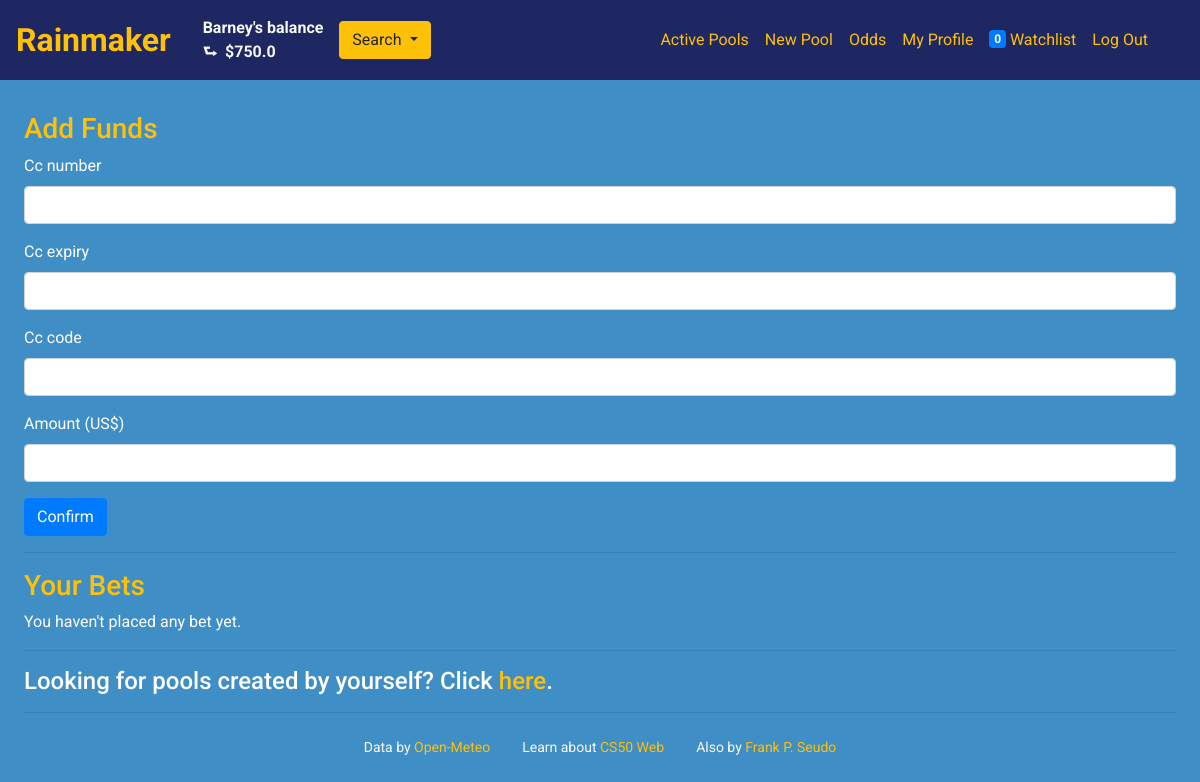
The app's page /profile (signed in) with its own data.
### gambling/models.py (models this page shows)
class User(AbstractUser):
    balance = models.FloatField(default=0)
    pass

### gambling/views.py (the view)
# urls.py: path("profile", views.profile, name="profile"),
@login_required
def profile(request):
    form = AddFundForm()
    bets = Bet.objects.filter(punter=request.user)
    pools = []
    if bets:
        for bet in bets:
            pools.append(bet.pool)
    pools = sortAndProcess(request, pools, TIME_SLOTS)
    return render(request, "gambling/profile.html", {
        "form": form,
        "pools": pools,
        })

### gambling/views.py
class AddFundForm(forms.Form):
    cc_number = CardNumberField(label='Card Number')
    cc_expiry = CardExpiryField(label='Expiration Date')
    cc_code = SecurityCodeField(label='CVV/CVC')
    fund = forms.FloatField(label="Amount (US$)", min_value=0.0)

### gambling/helpers.py (called while the page is built, shortened)
def sortAndProcess(request, pools, TIME_SLOTS):
    pools = sorted(pools, key=lambda pool: pool.timestamp, reverse=True)
    if pools:
        for pool in pools:
            if pool.hour > 0:
                pool.timeslot = TIME_SLOTS[pool.hour-1][1]
            else:
                pool.timeslot = TIME_SLOTS[23][1]
    if request.user.is_authenticated:
        request.user.watchings = Following.objects.filter(user=request.user).count()
    return pools

### gambling/templates/gambling/profile.html (shortened to what this page needs)
{% extends 'gambling/layout.html' %}
{% load widget_tweaks %}
{% load humanize %}
{% block body %}
  <h3 class="text-warning">Add Funds</h3>
  <form action="{% url 'fund' %}" method="post" class="form">
    {% for field in form.visible_fields %}
      <div class="form-group">
        <label for="{{ field.id_for_label }}">{{ field.label }}</label>
        {{ field|add_class:'form-control' }}
      </div>
    {% endfor %}
    <button class="btn btn-primary" type="submit">Confirm</button>
  </form>
  <hr>
  <h3 class="text-warning">Your Bets</h3>
  {% for pool in pools %}
  <div class="card mb-3 text-dark">
      <p class="card-header">You betted <span class="text-danger font-weight-bold">${{ pool.wager | intcomma}}</span> on the pool created by <span class="text-primary font-weight-bold">{{ pool.house }}</span> {{ pool.timestamp | naturaltime}}:</p>
      <div class="card-body {% if pool.active %}bg-white text-dark{% else %}bg-dark text-white{% endif %}" id="card-{{ pool.id }}">
          <div class="card-text mb-2">At latitude <span class="font-weight-bold">{{ pool.lat}}</span>, longitude: <span class="font-weight-bold">{{ pool.long }}</span>, it will rain at <span class="font-weight-bold">{{ pool.timeslot}}</span> (GMT+0) on <span class="font-weight-bold">{{ pool.date}}</span>.</div>
          <div class="card-text mb-2"></div>
          <div class="card-text mb-2"></div>
          <div class="row">
              <div class="col-4">Quoted odds: <span class="font-weight-bold">{{ pool.odds }}</span></div>
              <div class="col-4">Max Bet: <span class="font-weight-bold">${{ pool.max_bet |intcomma }}</span></div>
              <div class="col-4">Status: <span data-status="{{ pool.active }}" data-lat="{{ pool.lat }}" data-long="{{ pool.long }}" data-date="{{ pool.date }}" data-hour="{{ pool.hour }}" data-pool="{{ pool.id }}" class="font-weight-bold pool-status" id="span-{{ pool.id }}">{% if pool.active %}Open{% else %}Closed{% endif %}</span></div>
          </div>
          <div class="d-flex justify-content-between pt-2">
              <button class="btn btn btn-info btn-follow" data-pool="{{ pool.id }}" data-user="{{ user.id }}">{% if pool.watched %}Unwatch{% else %}Watch{% endif %}</button>
          </div>
          <div class="grow" id="hidden-{{ pool.id }}" style="display: none;">
              <input type="text" id="wager-{{ pool.id }}" class="form-control my-3" placeholder="US$ 0.00" id="input-{{ pool.id }}">
              <button class="btn btn-primary btn-sm" id="confirm-{{ pool.id }}" data-pool="{{ pool.id }}" data-user="{{ user.id }}">Confirm</button>
          </div>
          {% if pool.winner %}
          <div class="">
              <p class='display-4 mt-2 mb-0 text-center'>The <strong class='text-danger'>{{ pool.winner }}</strong> won!!!</p>
              <p class="text-right m-0 font-italic">Thus spoke Rainmaker</p>
          </div>
          {% endif %}
    </div>
  </div>
  {% empty %}
      <p>You haven't placed any bet yet.</p>
  {% endfor %}
  <hr>
  <h4 class="">Looking for pools created by yourself? Click <a href="{% url 'myPool' %}" class="text-warning">here</a>.</h4>
  <hr>
{% endblock %}

### gambling/templates/gambling/layout.html (shortened to what this page needs)
{% load static %}
<!DOCTYPE html>
<html lang="en">
    <head>
        <link rel="stylesheet" href="https://cdn.jsdelivr.net/npm/bootstrap@4.6.2/dist/css/bootstrap.min.css">
    </head>
    <body>
        <nav class="navbar navbar-expand-md navbar-dark navbar-custom mb-3 text-light fixed-top">
            <div class="container px-0 mx-0">
                <a href="{% url 'index' %}" class="navbar-brand font-weight-bold brand-font text-warning">Rainmaker</a>
                {% if user.is_authenticated %}
                <a class="nav-link text-light" href="{% url 'profile' %}">
                    <div class="font-weight-bold">
                        <p class="p-0 m-0">{{ user.username }}'s balance</p>
                        <p class="p-0 m-0">&#11153;&nbsp; $<span id="user-balance" data-user="{{ user.id }}" class="{% if user.balance < 0 %}text-danger {% endif %}">{{ user.balance}}</span></p>
                    </div>
                </a>
                {% endif %}
                <div class="collapse navbar-collapse" id="navbarNavDropdown">
                    <div class="dropdown">
                        <button class="btn btn-warning dropdown-toggle" type="button" id="dropdownMenuButton" data-toggle="dropdown" aria-haspopup="true" aria-expanded="false">
                          Search
                        </button>
                    </div>
                    <ul class="navbar-nav ml-auto">
                        <li class="nav-item">
                        <a class="nav-link text-warning" href="{% url 'active' %}">Active Pools</a>
                        </li>
                        {% if user.is_authenticated %}
                            <li class="nav-item">
                                <a class="nav-link text-warning" href="{% url 'new' %}">New Pool</a>
                            </li>
                        {% endif %}
                        <li class="nav-item">
                            <a class="nav-link text-warning" href="{% url 'odds' %}">Odds</a>
                        </li>
                        {% if user.is_authenticated %}
                            <li class="nav-item">
                                <a class="nav-link text-warning" href="{% url 'profile' %}">My Profile</a>
                            </li>
                            <li class="nav-item">
                                <a class="nav-link text-warning" href="{% url 'watchlist' %}"><span id="watch-count" class="badge badge-primary align-text-top">{{ user.watchings }}</span> Watchlist</a>
                            </li>
                            <li class="nav-item">
                                <a class="nav-link text-warning" href="{% url 'logout' %}">Log Out</a>
                            </li>
                        {% endif %}
                    </ul>
                </div>
            </div>
        </nav>
        <main class="m-4">
            {% block body %}
            {% endblock %}
        </main>
        <footer class="mb-3 small d-flex justify-content-center text-light">
            <div class="mx-3">Data by <a href="https://open-meteo.com/" target="_blank"><span class="text-warning">Open-Meteo</span></a></div>
            <div class="mx-3">Learn about <a href="https://www.edx.org/course/cs50s-web-programming-with-python-and-javascript" target="_blank" class="text-warning">CS50 Web</a></div>
            <div class="mx-3">Also by <a href="https://frankpseudo.com/" target="_blank" class="text-warning">Frank P. Seudo</a></div>
        </footer>
    </body>
</html>

### gambling/templates/gambling/layout.html (style rules this page uses)
body { background-color: #408EC6; color: white; font-family: 'Roboto', sans-serif; padding-top: 5.5rem; }
.navbar-custom { background-color: #1E2761; }
.brand-font { font-size: xx-large; }

### records on screen
User: username "Barney", balance "750.0", watchings "0"

### other values on screen
{{ field.label }} "Cc number" "Cc expiry" "Cc code" "Amount (US$)"
